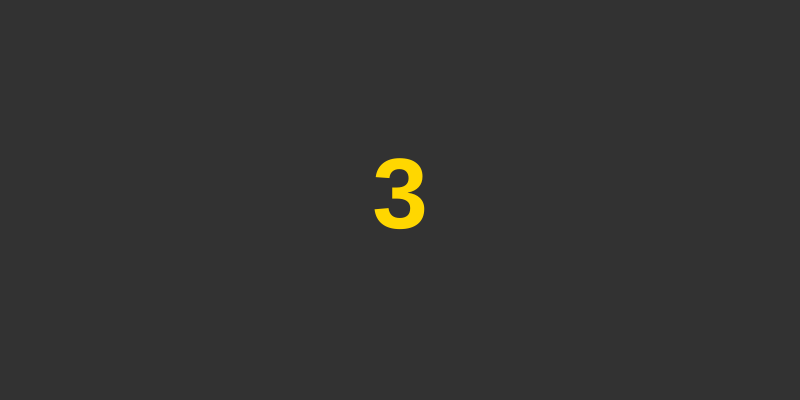
Frame 1 (no input)
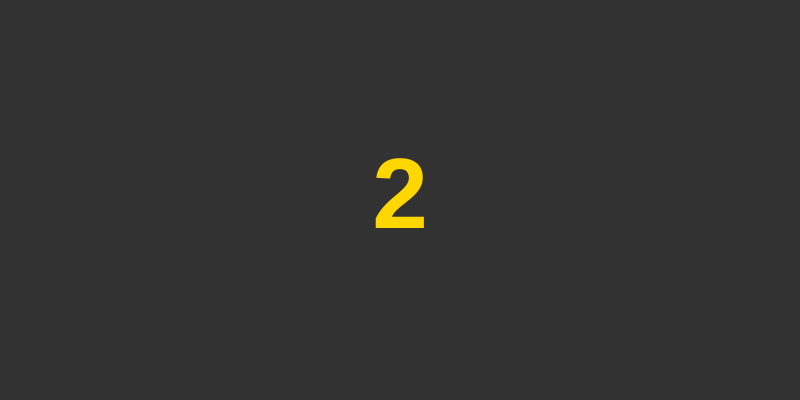
Frame 60 (no input)
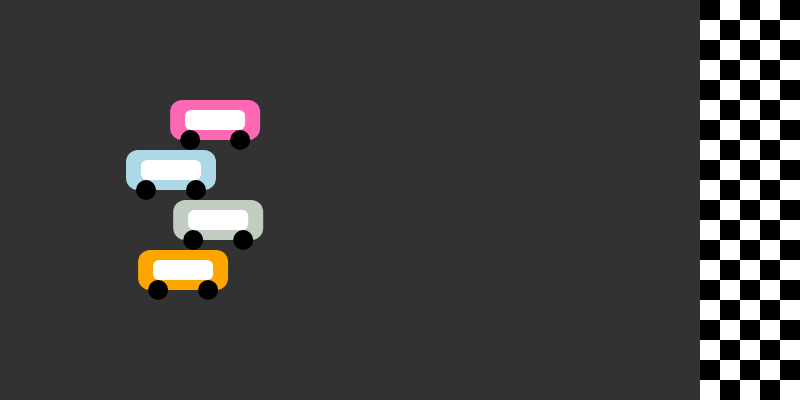
Frame 120 (the mouse pressed at the canvas centre since frame 60)

The p5.js sketch that drew these frames (run headless with seeded random() and noise() and a simulated clock; from frame 60 on, the mouse is pressed at the canvas centre):

// p5.js sketch
// ── sketch.js
let car1, car2, car3, car4;
let raceStarted = false;
let countdown = 3;
let raceOver = false;
let car1Speed, car2Speed, car3Speed, car4Speed;
let displayWinnerFlag = false; // Flag to control winner text display
let winnerText = ""; // Store the winner text
let finishLineX;

function setup()
{
    createCanvas(800, 400);
    car1 = new Car(50, 100, color(255, 105, 180)); // Pink car
    car2 = new Car(50, 150, color(173, 216, 230)); // Blue car
    car3 = new Car(50, 200, color(193, 205, 193)); // Green car
    car4 = new Car(50, 250, color(255, 165, 0)); // Gold car
    frameRate(30); // 
    finishLineX = width - 100; // Finish Line Position
}

function draw()
{
    drawRoad(); //road
  if (!raceStarted) 
  {
    drawCountdown(); //countdown
  } 
  else if (raceStarted && !raceOver) 
  {
    moveCars();
    checkRaceStatus();
  }
  if (displayWinnerFlag) //display winner text
  {
    displayWinnerText();
  }

  if (raceOver && mouseIsPressed) //reset race if clicked
  {
    resetRace();
  }
}

function drawRoad() {
    background(50); // dark grey road
    // finish line appears after countdown
    if (raceStarted) {
      drawCheckeredFinishLine(finishLineX, 0, width - finishLineX, height);
    }
  }

  function drawCheckeredFinishLine(x, y, w, h) 
  {
    let squareSize = 20; // square size in finish line
    for (let i = x; i < x + w; i += squareSize) {
      for (let j = y; j < y + h; j += squareSize) {
        if ((Math.floor((i / squareSize) + (j / squareSize)) % 2) === 0) {
          fill(255); // White square
        } 
        else 
        {
          fill(0); // Black square
        }
        noStroke();
        rect(i, j, squareSize, squareSize); // Draw each square
      }
    }
  }

  function drawCountdown() 
  {
    fill(255, 215, 0); // Gold color for the countdown and words
    textSize(100); // Larger countdown text size
    textStyle(BOLD); // Bold text
    textAlign(CENTER, CENTER);
    text(countdown, width / 2, height / 2);
  
    // Countdown logic (sped up to appear every half-second)
    if (frameCount % 30 === 0 && countdown > 0) {
      countdown--;
    } else if (countdown === 0) {
      raceStarted = true;
      initializeCarSpeeds();
    }
  }

  function initializeCarSpeeds() 
  {
    car1Speed = random(2, 5);
    car2Speed = random(2, 5);
    car3Speed = random(2, 5);
    car4Speed = random(2, 5);
  }

  function moveCars() 
  {
    car1.move(car1Speed);
    car2.move(car2Speed);
    car3.move(car3Speed);
    car4.move(car4Speed);
  
    // Display the cars
    car1.show();
    car2.show();
    car3.show();
    car4.show();
  }  

  function checkRaceStatus() //check to see if any car crossed finish line
  {
    if (car1.x > finishLineX || car2.x > finishLineX || car3.x > finishLineX || car4.x > finishLineX) {
      raceOver = true;
      winnerText = getWinnerText(); // Set the winner text
      displayWinnerFlag = true; // Enable winner text display
    }
  }

  function displayWinnerText() //display winner text when race is over
  {
    noStroke();
    fill(255, 215, 0); // Gold color for winner text
    textSize(32);
    textStyle(BOLD);
    textAlign(CENTER, CENTER);
    text("Race Over!", width / 2, height / 2 - 50);
    text(winnerText, width / 2, height / 2);
  }

  function getWinnerText() {
    if (car1.x > finishLineX) {
      return "Pink Car Wins!";
    } else if (car2.x > finishLineX) {
      return "Blue Car Wins!";
    } else if (car3.x > finishLineX) {
      return "Green Car Wins!";
    } else if (car4.x > finishLineX) {
      return "Gold Car Wins!";
    }
  }

  //car prop and behaviors
  class Car 
  {
    constructor(x, y, col) 
    {
      this.x = x;
      this.y = y;
      this.col = col;
      this.width = 90; // Car width
      this.height = 40; // Car height
      this.wheelRadius = 10; // Wheel size
    }
  
    show() 
    {
      // car body
      fill(this.col);
      noStroke();
      rect(this.x, this.y, this.width, this.height, 12); //rounding of car corners
  
      // Car windows
      fill(255);
      rect(this.x + 15, this.y + 10, this.width - 30, this.height - 20, 6); //window corners
  
      // wheels
      fill(0);
      ellipse(this.x + 20, this.y + this.height, this.wheelRadius * 2, this.wheelRadius * 2); // front wheel
      ellipse(this.x + this.width - 20, this.y + this.height, this.wheelRadius * 2, this.wheelRadius * 2); // back wheel
    }
  
    move(speed) {
      this.x += speed; // Move the car based on its speed
    }
  }
  
  // reset race
  function resetRace() {
    car1.x = 50;
    car2.x = 50;
    car3.x = 50;
    car4.x = 50;
    countdown = 3;
    raceStarted = false;
    raceOver = false;
    displayWinnerFlag = false; // reset winner text flag
    winnerText = ""; // reet winner text
  }
